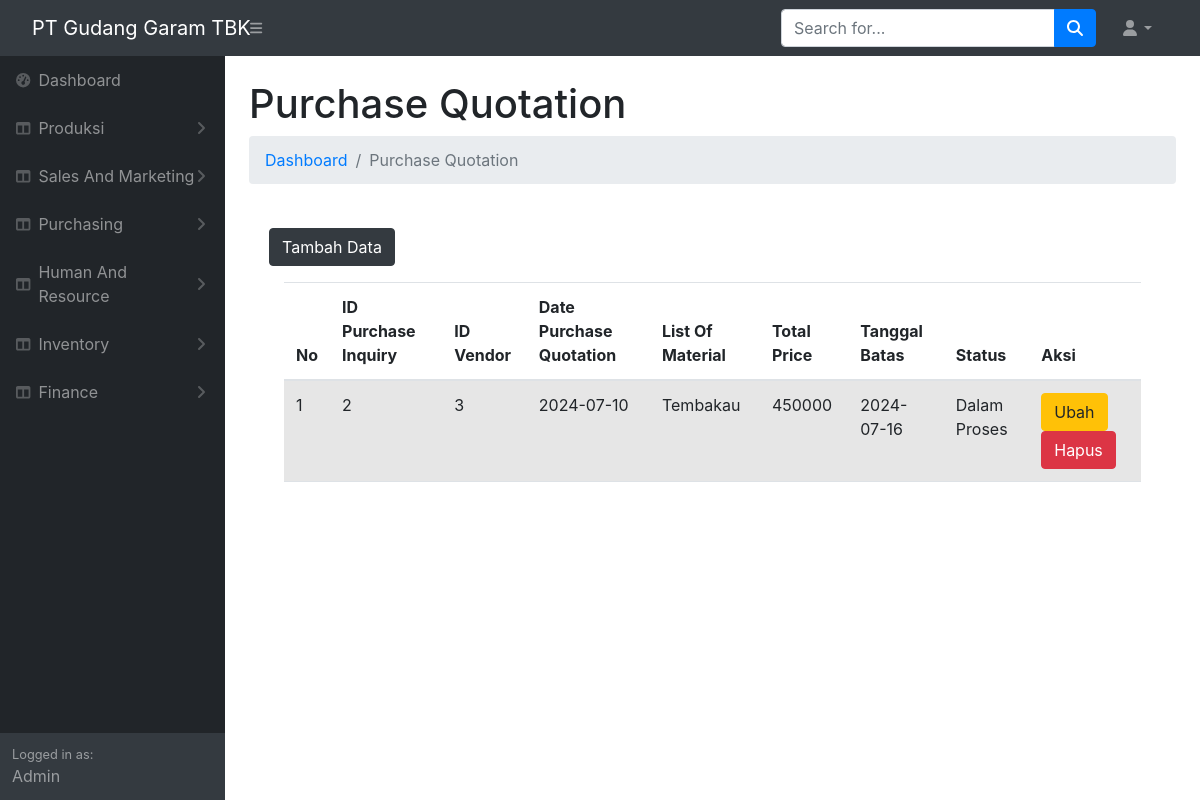
/produksi/purchase_quotation.php, run on the app's committed database.
### tables this page shows
CREATE TABLE `purchase_quotation` (
  `id_purchase_quotation` int(11) NOT NULL,
  `id_purchase_inquiry` int(11) NOT NULL,
  `id_vendor` int(11) NOT NULL,
  `date_purchase_quotation` date NOT NULL,
  `list_of_material` varchar(25) NOT NULL,
  `total_price` int(11) NOT NULL,
  `valid_until` date NOT NULL,
  `status` varchar(25) NOT NULL
);

### produksi/purchase_quotation.php (the view, shortened to what this page needs)
<!DOCTYPE html>
<html lang="en">
    <head>
        <link rel="stylesheet" type="text/css" media="screen" href="https://cdn.datatables.net/1.13.1/css/jquery.dataTables.min.css">
    <link rel="stylesheet" type="text/css" media="screen" href="https://cdnjs.cloudflare.com/ajax/libs/twitter-bootstrap/5.2.0/css/bootstrap.min.css">
    <link rel="stylesheet" type="text/css" media="screen" href="https://cdn.datatables.net/1.13.1/css/dataTables.bootstrap5.min.css">
        <link href="https://cdn.jsdelivr.net/npm/simple-datatables@7.1.2/dist/style.min.css" rel="stylesheet" />
        <link href="css/styles.css" rel="stylesheet" />
    </head>
    <body class="sb-nav-fixed">
        <nav class="sb-topnav navbar navbar-expand navbar-dark bg-dark">
            <a class="navbar-brand ps-3" href="index.html">PT Gudang Garam TBK</a>
            <button class="btn btn-link btn-sm order-1 order-lg-0 me-4 me-lg-0" id="sidebarToggle" href="#!"><i class="fas fa-bars"></i></button>
            <form class="d-none d-md-inline-block form-inline ms-auto me-0 me-md-3 my-2 my-md-0">
                <div class="input-group">
                    <input class="form-control" type="text" placeholder="Search for..." aria-label="Search for..." aria-describedby="btnNavbarSearch" />
                    <button class="btn btn-primary" id="btnNavbarSearch" type="button"><i class="fas fa-search"></i></button>
                </div>
            </form>
            <ul class="navbar-nav ms-auto ms-md-0 me-3 me-lg-4">
                <li class="nav-item dropdown">
                    <a class="nav-link dropdown-toggle" id="navbarDropdown" href="#" role="button" data-bs-toggle="dropdown" aria-expanded="false"><i class="fas fa-user fa-fw"></i></a>
                </li>
            </ul>
        </nav>
        <div id="layoutSidenav">
            <div id="layoutSidenav_nav">
                <nav class="sb-sidenav accordion sb-sidenav-dark" id="sidenavAccordion">
                    <div class="sb-sidenav-menu">
                        <div class="nav">
                        <a class="nav-link" href="index.php">
                                <div class="sb-nav-link-icon"><i class="fas fa-tachometer-alt"></i></div>
                                Dashboard
                            </a>
                            <a class="nav-link collapsed" href="#" data-bs-toggle="collapse" data-bs-target="#collapseLayouts" aria-expanded="false" aria-controls="collapseLayouts">
                                <div class="sb-nav-link-icon"><i class="fas fa-columns"></i></div>
                                Produksi
                                <div class="sb-sidenav-collapse-arrow"><i class="fas fa-angle-down"></i></div>
                            </a>
                            <a class="nav-link collapsed" href="#" data-bs-toggle="collapse" data-bs-target="#collapseLayouts" aria-expanded="false" aria-controls="collapseLayouts">
                                <div class="sb-nav-link-icon"><i class="fas fa-columns"></i></div>
                                Sales And Marketing
                                <div class="sb-sidenav-collapse-arrow"><i class="fas fa-angle-down"></i></div>
                            </a>
                        <a class="nav-link collapsed" href="#" data-bs-toggle="collapse" data-bs-target="#collapseLayouts" aria-expanded="false" aria-controls="collapseLayouts">
                            <div class="sb-nav-link-icon"><i class="fas fa-columns"></i></div>
                            Purchasing
                            <div class="sb-sidenav-collapse-arrow"><i class="fas fa-angle-down"></i></div>
                        </a>
                        <a class="nav-link collapsed" href="#" data-bs-toggle="collapse" data-bs-target="#collapseLayouts" aria-expanded="false" aria-controls="collapseLayouts">
                        <div class="sb-nav-link-icon"><i class="fas fa-columns"></i></div>
                            Human And Resource
                            <div class="sb-sidenav-collapse-arrow"><i class="fas fa-angle-down"></i></div>
                            </a>
                        <a class="nav-link collapsed" href="#" data-bs-toggle="collapse" data-bs-target="#collapseLayouts" aria-expanded="false" aria-controls="collapseLayouts">
                            <div class="sb-nav-link-icon"><i class="fas fa-columns"></i></div>
                                Inventory
                                <div class="sb-sidenav-collapse-arrow"><i class="fas fa-angle-down"></i></div>
                                </a>
                        <a class="nav-link collapsed" href="#" data-bs-toggle="collapse" data-bs-target="#collapseLayouts" aria-expanded="false" aria-controls="collapseLayouts">
                            <div class="sb-nav-link-icon"><i class="fas fa-columns"></i></div>
                            Finance
                            <div class="sb-sidenav-collapse-arrow"><i class="fas fa-angle-down"></i></div>
                        </a>
                        <!DOCTYPE html>
                        <html lang="en">
                        <head>
                            <link href="https://stackpath.bootstrapcdn.com/bootstrap/4.5.2/css/bootstrap.min.css" rel="stylesheet">
                        </head>
                        <body>
                        </body>
                        </html>
                        </div>
                    </div>
                    <div class="sb-sidenav-footer">
                        <div class="small">Logged in as:</div>
                        Admin
                    </div>
                </nav>
            </div>
            <div id="layoutSidenav_content">
            <main>
                    <div class="container-fluid px-4">
                        <h1 class="mt-4">Purchase Quotation</h1>
                        <ol class="breadcrumb mb-4">
                            <li class="breadcrumb-item"><a href="index.html">Dashboard</a></li>
                            <li class="breadcrumb-item active">Purchase Quotation</li>
                        </ol>
            <div class="card-body">
                <button type="button" class="btn btn-dark mb-3" data-bs-toggle="modal" data-bs-target="#modaldaftar">
                    Tambah Data
                </button>
                <div class="container">
    <table id="export" class="table table-striped" style="width:100%">
        <thead>
            <tr>
                <th>No</th>
                <th>ID Purchase Inquiry</th>
                <th>ID Vendor</th>
                <th>Date Purchase Quotation</th>
                <th>List Of Material</th>
                <th>Total Price</th>
                <th>Tanggal Batas</th>
                <th>Status</th>
                <th>Aksi</th>
            </tr>
        </thead>
        <tbody>
            <?php
            include "koneksi/koneksi.php";
            $no = 1;
            $tampil = mysqli_query($koneksi, "SELECT * FROM purchase_quotation ORDER BY id_purchase_quotation DESC");
            while ($data = mysqli_fetch_array($tampil)) {
                echo "<tr>
                <td>".$no."</td>
                <td>".$data['id_purchase_inquiry']."</td>
                <td>".$data['id_vendor']."</td>
                <td>".$data['date_purchase_quotation']."</td>
                <td>".$data['list_of_material']."</td>
                <td>".$data['total_price']."</td>
                <td>".$data['valid_until']."</td>
                <td>".$data['status']."</td>
                <td>
                    <a href='#' class='btn btn-warning' data-bs-toggle='modal' data-bs-target='#modalubah".$no."'>Ubah</a>
                    <a href='#' class='btn btn-danger' data-bs-toggle='modal' data-bs-target='#modalhapus".$no."'>Hapus</a>
                </td>
                </tr>";
                $no++;
            }
            ?>
        </tbody>
    </table>
</div>
            </div>
        </div>
    </div>
  </body>
</html>

### data on the page
purchase_quotation: id_purchase_inquiry "2", id_vendor "3", date_purchase_quotation "2024-07-10", list_of_material "Tembakau", total_price "450000", valid_until "2024-07-16", status "Dalam Proses"
